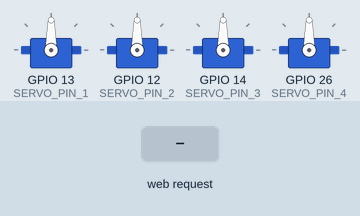
Simulated run of this sketch. Board: ESP32. Parts: 4 × servo. The test bench sets the inputs (shaded band). WiFi joins after 1.5 s; servers stay silent unless stated; what the sketch prints to the serial monitor is not drawn.

Above: at 3.2 s.
3.3 s: HTTP request GET /servo?index=1&angle=1 received
At 4.2 s:
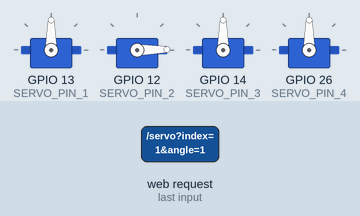
Timing chart, 0 to 6.3 s (numbered marks = the images above; inputs shaded):
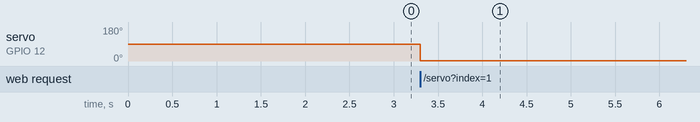

Measured:
- after the input at 3.3 s, servo on GPIO 12 (SERVO_PIN_2): 90° → 1° at once

The sketch:

RUN.ino
```cpp
#include <WiFi.h>
#include <WebServer.h>
#include <ESP32Servo.h>

// WiFi credentials
const char* ssid = "tam";
const char* password = "27112006";

// Create WebServer object on port 80
WebServer server(80);

// Create servo objects
Servo myServos[4];

// Servo pins
#define SERVO_PIN_1 13
#define SERVO_PIN_2 12
#define SERVO_PIN_3 14
#define SERVO_PIN_4 26

// Target angles for the servos
int targetAngles[4] = {0, 0, 0, 0};

// HTML to control servos
const char* html = R"rawliteral(
<!DOCTYPE html>
<html>
<head>
<title>Robot Arm Control</title>
<meta name="viewport" content="width=device-width, initial-scale=1">
<style>
  body {font-family: Arial, sans-serif; text-align: center; padding: 50px;}
  h1 {color: #333;}
  input[type=range] {
    -webkit-appearance: none;
    width: 80%;
    margin: 20px 0;
    height: 25px; /* Height of the slider */
    background: #ddd;
    outline: none;
    opacity: 0.9;
    -webkit-transition: .2s;
    transition: opacity .2s;
  }
  input[type=range]:hover {
    opacity: 1;
  }
  input[type=range]::-webkit-slider-thumb {
    -webkit-appearance: none;
    appearance: none;
    width: 25px; /* Width of the thumb */
    height: 25px; /* Height of the thumb */
    background: #4CAF50;
    cursor: pointer;
  }
  input[type=range]::-moz-range-thumb {
    width: 25px; /* Width of the thumb */
    height: 25px; /* Height of the thumb */
    background: #4CAF50;
    cursor: pointer;
  }
</style>
<script>
function updateServo(index, angle) {
  var xhr = new XMLHttpRequest();
  xhr.open("GET", "/servo?index=" + index + "&angle=" + angle, true);
  xhr.send();
}
</script>
</head>
<body>
<h1>Robot Arm Control</h1>
<label for="servo1">Servo 1:</label><br>
<input type="range" id="servo1" name="servo1" min="0" max="180" oninput="updateServo(0, this.value)">
<br><br>
<label for="servo2">Servo 2:</label><br>
<input type="range" id="servo2" name="servo2" min="0" max="180" oninput="updateServo(1, this.value)">
<br><br>
<label for="servo3">Servo 3:</label><br>
<input type="range" id="servo3" name="servo3" min="0" max="180" oninput="updateServo(2, this.value)">
<br><br>
<label for="servo4">Servo 4:</label><br>
<input type="range" id="servo4" name="servo4" min="0" max="180" oninput="updateServo(3, this.value)">
</body>
</html>)rawliteral";

// Handle servo control request
void handleServo() {
  if (server.hasArg("index") && server.hasArg("angle")) {
    int index = server.arg("index").toInt();
    int angle = server.arg("angle").toInt();
    if (index >= 0 && index < 4) {
      targetAngles[index] = angle;
      myServos[index].write(angle);
      server.send(200, "text/plain", "Servo " + String(index + 1) + " target angle set to: " + String(angle));
    } else {
      server.send(400, "text/plain", "Invalid servo index");
    }
  } else {
    server.send(200, "text/html", html);
  }
}

// Handle root URL request
void handleRoot() {
  server.send(200, "text/html", html);
}

// Setup function
void setup() {
  Serial.begin(115200);
  myServos[0].attach(SERVO_PIN_1);
  myServos[1].attach(SERVO_PIN_2);
  myServos[2].attach(SERVO_PIN_3);
  myServos[3].attach(SERVO_PIN_4);

  // Connect to WiFi
  WiFi.begin(ssid, password);

  // Check for successful connection
  while (WiFi.status() != WL_CONNECTED) {
    delay(1000);
    Serial.println("Connecting to WiFi...");
  }

  Serial.println("Connected to WiFi");

  // Print local IP address
  Serial.print("IP address: ");
  Serial.println(WiFi.localIP());

  // Define the handle for the servo control
  server.on("/servo", handleServo);

  // Define the handle for the root URL
  server.on("/", handleRoot);

  // Start the server
  server.begin();
  Serial.println("HTTP server started");
}

void loop() {
  // Handle client requests
  server.handleClient();
}
```
